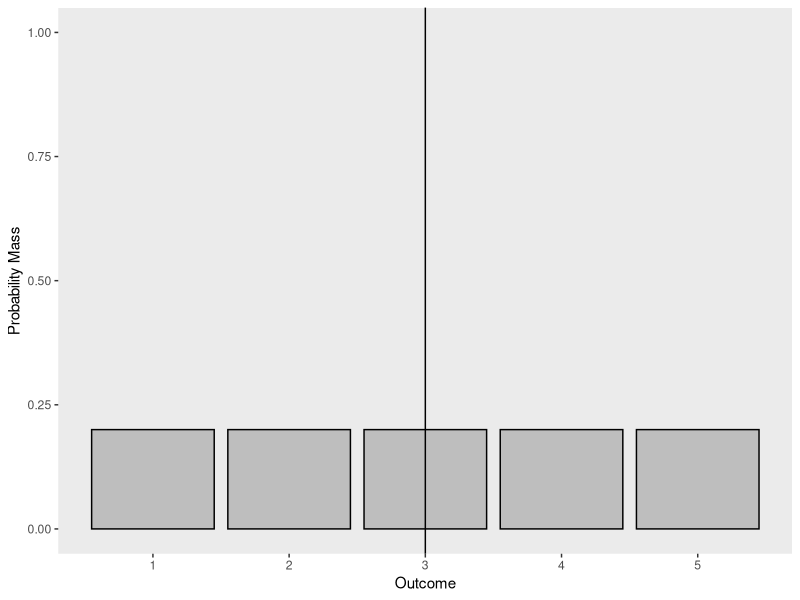

The R script that drew this image:
## ---- chunk 1
a <- data.frame(x = c(1,2,3,4,5), 
                y = rep(1/5, times = 5))
                

ggplot2::ggplot(a, ggplot2::aes(x = x, y = y)) +
  ggplot2::geom_col(fill = 'gray', color = 'black') +
  ggplot2::scale_y_continuous(limits = c(0,1)) +
  ggplot2::theme(panel.grid.major = ggplot2::element_blank(),
                 panel.grid.minor = ggplot2::element_blank()) +
  ggplot2::labs(x = 'Outcome', y = 'Probability Mass') +
  ggplot2::geom_vline(xintercept = 3)


